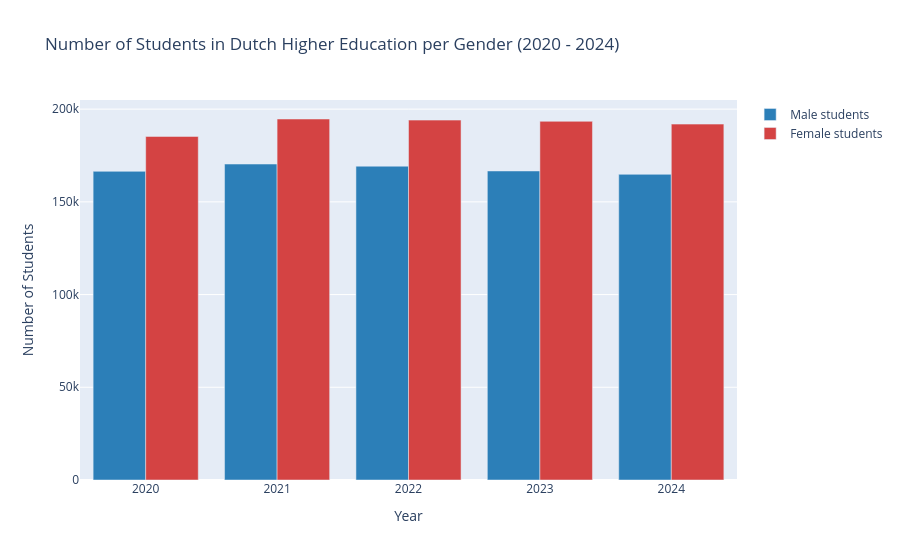

The cell this chart's notebook holds for it:
### Markdown cell above
### Gender Balance as a Sign of Inclusive Growth
The continued growth in student enrollment, as shown in Figure 3, has been accompanied by a consistent gender pattern: female students have outnumbered male students every year between 2020 and 2024. The peak year 2021, which reflected delayed enrollment due to COVID-19, shows it most clearly. Both male and female enrollment are increasing, but women are consistently ahead in absolute numbers. This gender trend highlights a positive shift toward greater gender balance in higher education, which may contribute to more equal representation and opportunities for women in the labor market in the long term.  A higher share of female graduates contributes to a more balanced labor force, especially in sectors traditionally underrepresented by women. Promoting equal access for all genders enhances not only fairness but also economic resilience and innovation potential in a knowledge-based economy (Hong, Kim, Park & Sim, 2019).

### Code cell
totaal_vrouw = [registraties_wo[registraties_wo['GESLACHT'] == 'vrouw'][jaar].sum() for jaar in jaren]
totaal_man = [registraties_wo[registraties_wo['GESLACHT'] == 'man'][jaar].sum() for jaar in jaren]

fig4 = go.Figure(data = [
    go.Bar(name='Male students', x = jaren, y = totaal_man, marker=dict(color='#2c7fb8')),
    go.Bar(name='Female students', x = jaren, y = totaal_vrouw, marker=dict(color='#d44343'))
])

fig4.update_layout( height = 600, title = 'Number of Students in Dutch Higher Education per Gender (2020 - 2024)',
                  xaxis_title="Year", yaxis_title="Number of Students")
fig4.show()

### Figure 1 — Plotly figure (JSON) as saved in the notebook; plotly's stock layout.template omitted (floating-point values rounded to 4 significant figures)
{"data": [{"marker": {"color": "#2c7fb8"}, "name": "Male students", "type": "bar", "x": ["2020", "2021", "2022", "2023", "2024"], "y": [166458, 170392, 169235, 166647, 164847]}, {"marker": {"color": "#d44343"}, "name": "Female students", "type": "bar", "x": ["2020", "2021", "2022", "2023", "2024"], "y": [185276, 194680, 194075, 193428, 191919]}], "layout": {"autosize": true, "title": {"text": "Number of Students in Dutch Higher Education per Gender (2020 - 2024)"}, "xaxis": {"autorange": true, "range": [-0.5, 4.5], "title": {"text": "Year"}, "type": "category"}, "yaxis": {"autorange": true, "range": [0, 204900.0], "title": {"text": "Number of Students"}, "type": "linear"}}}
